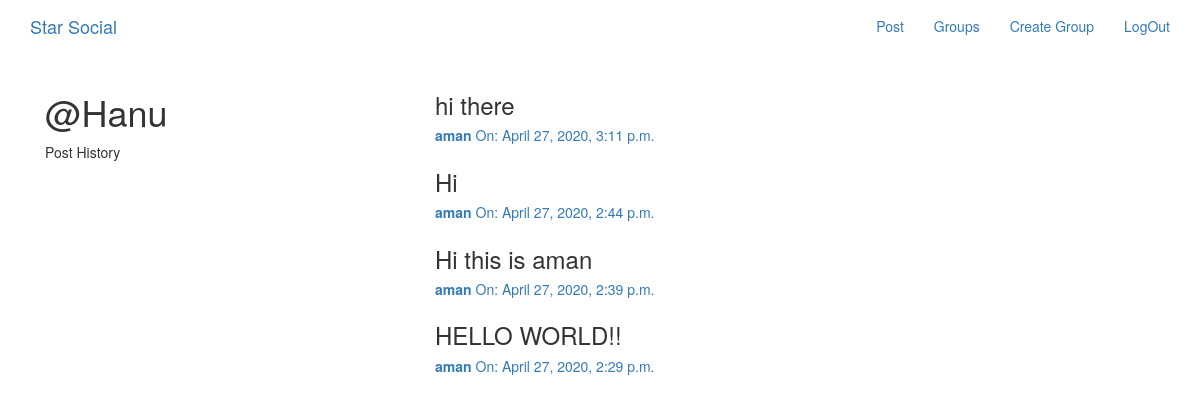
Page /posts/by/aman (signed in) on the committed database.
### posts/models.py (models this page shows, shortened)
class Post(models.Model):
    user = models.ForeignKey(User, related_name='posts', on_delete=models.CASCADE)
    created_at = models.DateTimeField(auto_now=True)
    message = models.TextField()
    message_html = models.TextField(editable=False)
    group = models.ForeignKey(Group, related_name='post', null=True,blank=True, on_delete=models.CASCADE)
    class Meta:
        ordering = ['-created_at']
        unique_together = ['user', 'message']#since a message will be unique to a user

### posts/views.py (the view)
# urls.py: url(r'by/(?P<username>[-\w]+)', views.UserPosts.as_view(template_name='posts/user_post_list.html'), name='for_user'),
class UserPosts(generic.ListView):
    model = models.Post
    def get_queryset(self):
        queryset = User.objects.all()
        self.post_user = queryset.prefetch_related('posts').get(username__iexact=self.kwargs.get("username"))
        return self.post_user.posts.all() #if no exception then return all the posts in post_user
    def get_context_data(self, **kwargs):
        context = super().get_context_data(**kwargs)
        context['post_user'] = self.post_user.posts.all()
        return context

### posts/templates/posts/user_post_list.html
{% extends "posts/post_base.html" %}
{% block prepost %}
<div class="col-md-4">
	<h1>@{{ user.username}}</h1>
	<p>Post History</p>
</div>
{% endblock %}
{% block post_content %}
<div class="col-md-8">
	{% for post in post_user %}
		{% include "posts/_post.html" %}
	{% endfor %}
</div>
{% endblock %}

### posts/templates/posts/_post.html (shortened to what this page needs)
<h3>{{post.message_html|safe}}</h3>
<div class="media-body">
  <h5 class="media-heading">
    <span class="username">
      <a href="{% url 'posts:for_user' username=post.user.username %}">  <strong>{{post.user.username}}</strong></a>
    </span>
    <time class="time">
      <a href="{% url 'posts:single' username=post.user.username pk=post.pk %}">On: {{post.created_at}}</a>
    </time>
  </h5>
</div>

### rows in the picture
Post: message_html "hi there", user.username "aman", created_at "April 27, 2020, 3:11 p.m."
Post: message_html "Hi", user.username "aman", created_at "April 27, 2020, 2:44 p.m."
Post: message_html "Hi this is aman", user.username "aman", created_at "April 27, 2020, 2:39 p.m."
Post: message_html "HELLO WORLD!!", user.username "aman", created_at "April 27, 2020, 2:29 p.m."

### other values in the picture
{{ user.username }} "Hanu"
